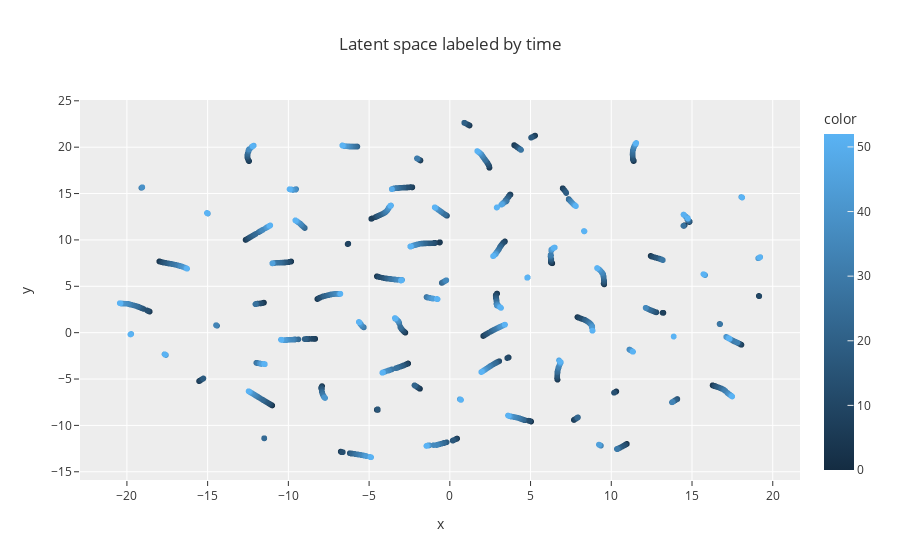

Write notebook code for a chart like this one.
### Code cell
import plotly.express as px

fig = px.scatter(x=embedding[:, 0], y=embedding[:, 1], color=time_array.flatten(), template='ggplot2', 
                 title='Latent space labeled by time')

fig.show()

### Figure 1 — Plotly figure (JSON) as saved in the notebook; plotly's stock layout.template omitted (floating-point values rounded to 4 significant figures; data arrays with more than 128 entries replaced by an {"elided": "..."} marker saying what was removed)
{"data": [{"hovertemplate": "x=%{x}<br>y=%{y}<br>color=%{marker.color}<extra></extra>", "legendgroup": "", "marker": {"color": {"elided": "2544 int values"}, "coloraxis": "coloraxis", "symbol": "circle"}, "mode": "markers", "name": "", "showlegend": false, "type": "scattergl", "x": {"elided": "2544 float values"}, "xaxis": "x", "y": {"elided": "2544 float values"}, "yaxis": "y"}], "layout": {"coloraxis": {"colorbar": {"title": {"text": "color"}}, "colorscale": [[0, "rgb(20,44,66)"], [1, "rgb(90,179,244)"]]}, "legend": {"tracegroupgap": 0}, "title": {"text": "Latent space labeled by time"}, "xaxis": {"anchor": "y", "domain": [0, 1], "title": {"text": "x"}}, "yaxis": {"anchor": "x", "domain": [0, 1], "title": {"text": "y"}}}}
